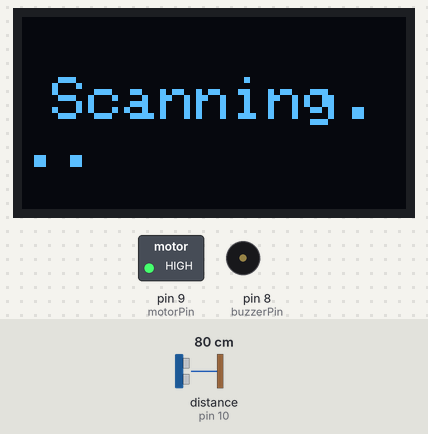
Bench run of a sketch on a simulated Arduino Uno, built with avr-gcc and run on an emulated ATmega328P. Shown: 128×64 one-colour display, switched loads named in the sketch (green lamp = pin HIGH), buzzer (waves = sounding). Wiring (inferred from the names in the program): ultrasonic range finder: trigger pin 11; echo pin 10. The inputs (shaded band) are chosen by the test bench; at power-on: distance to the obstacle (sensor on pin 10) 80 cm. The echo pulse lasts 58.3 µs per cm; pins used as bus, display or sensor lines are not drawn.

Above: at 1.2 s.
1.3 s: distance to the obstacle (sensor on pin 10) set to 18 cm
2.8 s: distance to the obstacle (sensor on pin 10) set to 14 cm
At 3.3 s:
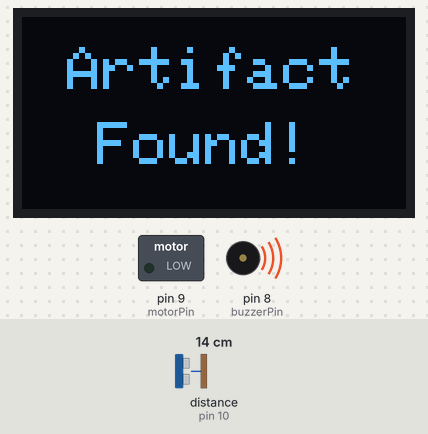
4.3 s: distance to the obstacle (sensor on pin 10) set to 35 cm
At 6.88 s:
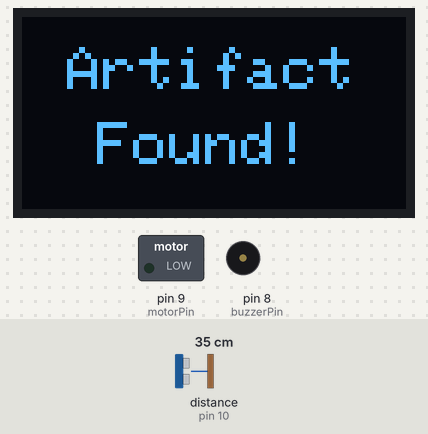
7.3 s: distance to the obstacle (sensor on pin 10) set to 2 cm
At 8.2 s:
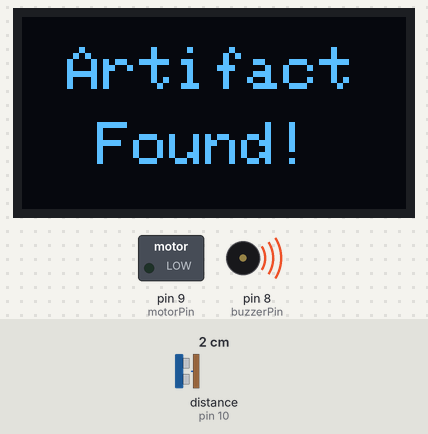
8.8 s: distance to the obstacle (sensor on pin 10) set to 60 cm
At 11.36 s:
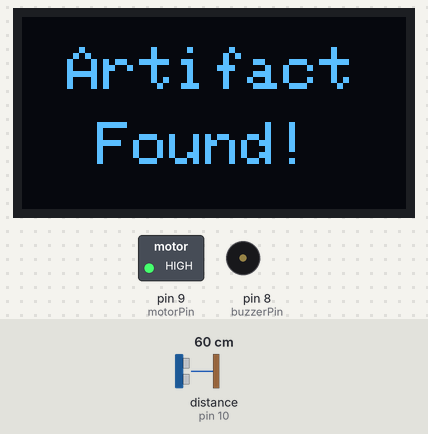
Timing chart, 0 to 12.8 s (numbered marks = the images above; inputs shaded):
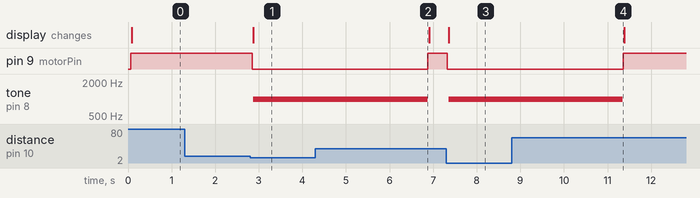

Measured:
- the behaviour switches between 17 and 16 cm on distance to the obstacle (sensor on pin 10) (found by bisection; images 0 and 1)
- after the input at 1.3 s, every drawn part: stays the same
- after the input at 2.8 s, pin 9 (motorPin): HIGH → LOW after 0.05 s; tone on pin 8 (buzzerPin): silent → 1000 Hz after 0.08 s; the display: changes after 0.08 s (image 1)
- after the input at 4.3 s, pin 9 (motorPin): LOW → HIGH after 2.6 s; tone on pin 8 (buzzerPin): goes on until 6.9 s, then stays silent
- after the input at 7.3 s, pin 9 (motorPin): HIGH → LOW at once; tone on pin 8 (buzzerPin): silent → 1000 Hz after 0.05 s; the display: changes after 0.05 s (image 3)
- after the input at 8.8 s, pin 9 (motorPin): LOW → HIGH after 2.6 s; tone on pin 8 (buzzerPin): goes on until 11.4 s, then stays silent

The sketch:

sketchcode.ino
```cpp
#include <Wire.h>
#include <Adafruit_GFX.h>
#include <Adafruit_SSD1306.h> //

#define SCREEN_WIDTH 128 //
#define SCREEN_HEIGHT 64 //
#define OLED_RESET    -1 //
#define SCREEN_ADDRESS 0x3C //

Adafruit_SSD1306 display(SCREEN_WIDTH, SCREEN_HEIGHT, &Wire, OLED_RESET); //

// --- Pin Definitions based on Schematic ---
const int motorPin = 9;   // Connects to the transistor base to trigger the relay
const int trigPin = 11;   // Ultrasonic TRIG
const int echoPin = 10;   // Ultrasonic ECHO
const int buzzerPin = 8;  // Buzzer

// --- Settings ---
const int detectionDistance = 15; // Distance in cm to trigger "Artifact Found"
bool isScanning = false;          // Used to prevent OLED flickering

void setup() {
  Serial.begin(9600); //

  // Initialize Pins
  pinMode(motorPin, OUTPUT);
  pinMode(trigPin, OUTPUT);
  pinMode(echoPin, INPUT);
  pinMode(buzzerPin, OUTPUT); //

  digitalWrite(buzzerPin, LOW); //
  digitalWrite(motorPin, LOW);  // Start with motor off

  // Initialize OLED [cite: 3]
  if(!display.begin(SSD1306_SWITCHCAPVCC, SCREEN_ADDRESS)) { // [cite: 3]
    Serial.println(F("OLED Failed. Check SDA/SCL wiring.")); // [cite: 3]
    for(;;); // Stops here if screen isn't found [cite: 4]
  }

  display.clearDisplay(); // [cite: 4]
  display.display();
}

void loop() {
  long distance = getDistance();

  // If object is detected within threshold
  if (distance > 0 && distance <= detectionDistance) {

    // 1. Stop the car immediately
    digitalWrite(motorPin, LOW);

    // 2. Display Artifact Found [cite: 6]
    display.clearDisplay(); // [cite: 6]
    display.setTextSize(2); // [cite: 4]
    display.setTextColor(SSD1306_WHITE); // [cite: 4]
    display.setCursor(15, 10); // [cite: 6]
    display.println("Artifact"); // [cite: 6]
    display.setCursor(25, 35); // [cite: 6]
    display.println("Found!"); // [cite: 6]
    display.display(); // [cite: 6]

    // 3. Beep for 4 seconds
    tone(buzzerPin, 1000); // Using tone for a clear sound [cite: 7]
    delay(4000);           // 4 second delay as requested
    noTone(buzzerPin);     // [cite: 9]

    // Reset scanning flag so the screen updates when resuming
    isScanning = false;

  } else {
    // No artifact detected -> Scanning & Moving

    // 1. Move the car
    digitalWrite(motorPin, HIGH);

    // 2. Update Display (only if state changed to prevent flicker)
    if (!isScanning) {
      display.clearDisplay();
      display.setTextSize(2);
      display.setTextColor(SSD1306_WHITE);
      display.setCursor(10, 20); // [cite: 5]
      display.println("Scanning..."); // [cite: 5]
      display.display();
      isScanning = true;
    }

    delay(50); // Small delay for loop stability
  }
}

// --- Helper Function for Ultrasonic Sensor ---
long getDistance() {
  // Clear the trigPin
  digitalWrite(trigPin, LOW);
  delayMicroseconds(2);

  // Set the trigPin HIGH for 10 microseconds
  digitalWrite(trigPin, HIGH);
  delayMicroseconds(10);
  digitalWrite(trigPin, LOW);

  // Read the echoPin, returns the sound wave travel time in microseconds
  // The 30000 timeout ensures the code doesn't freeze if nothing is detected
  long duration = pulseIn(echoPin, HIGH, 30000);

  // If duration is 0, it means it timed out (nothing in range)
  if (duration == 0) {
    return 999;
  }

  // Calculate distance in cm (Speed of sound is 0.034 cm/microsecond)
  long distance = duration * 0.034 / 2;
  return distance;
}
```
